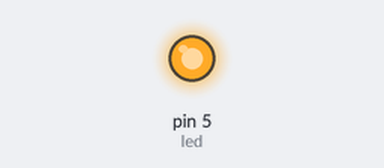
Recording of a sketch running on a simulated Arduino Uno, built with avr-gcc and run on an emulated ATmega328P. On the bench: output pins drawn as LEDs (lit = HIGH).

Above: at 1.0 s.
At 5.6 s:
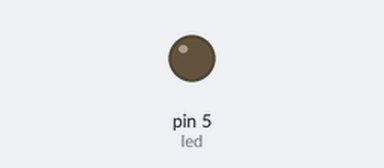
Timing chart, 0 to 10.7 s (numbered marks = the images above):
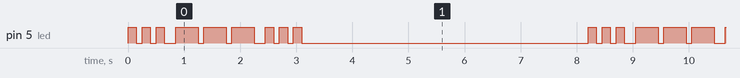

Measured:
- by itself, pin 5 (led): repeats every 8.2 s: 2 × (LOW 0.10 s, HIGH 0.15 s), LOW 0.20 s, 2 × (HIGH 0.40 s, LOW 0.10 s), HIGH 0.40 s, LOW 0.20 s, 2 × (HIGH 0.15 s, LOW 0.10 s), HIGH 0.15 s, LOW 5.1 s, HIGH 0.15 s
- by itself, everything shown: repeats every 8.2 s, in 18 steps

The sketch:

morse_code_led.ino
```cpp
int led = 5;
int i;
void setup()
{
  pinMode(led , OUTPUT);
}
void loop()
{
  for(i = 0 ; i<3 ; i++)
  {
    digitalWrite(led , HIGH);
    delay(150);
    digitalWrite(led , LOW);
    delay(100);
  }
  delay(100);
  for(i = 0 ; i<3 ; i++)
  {
    digitalWrite(led , HIGH);
    delay(400);
    digitalWrite(led , LOW);
    delay(100);
  }
  delay(100);
  for(i = 0 ; i<3 ; i++)
  {
    digitalWrite(led , HIGH);
    delay(150);
    digitalWrite(led , LOW);
    delay(100);
  }
  delay(5000);
}
```
